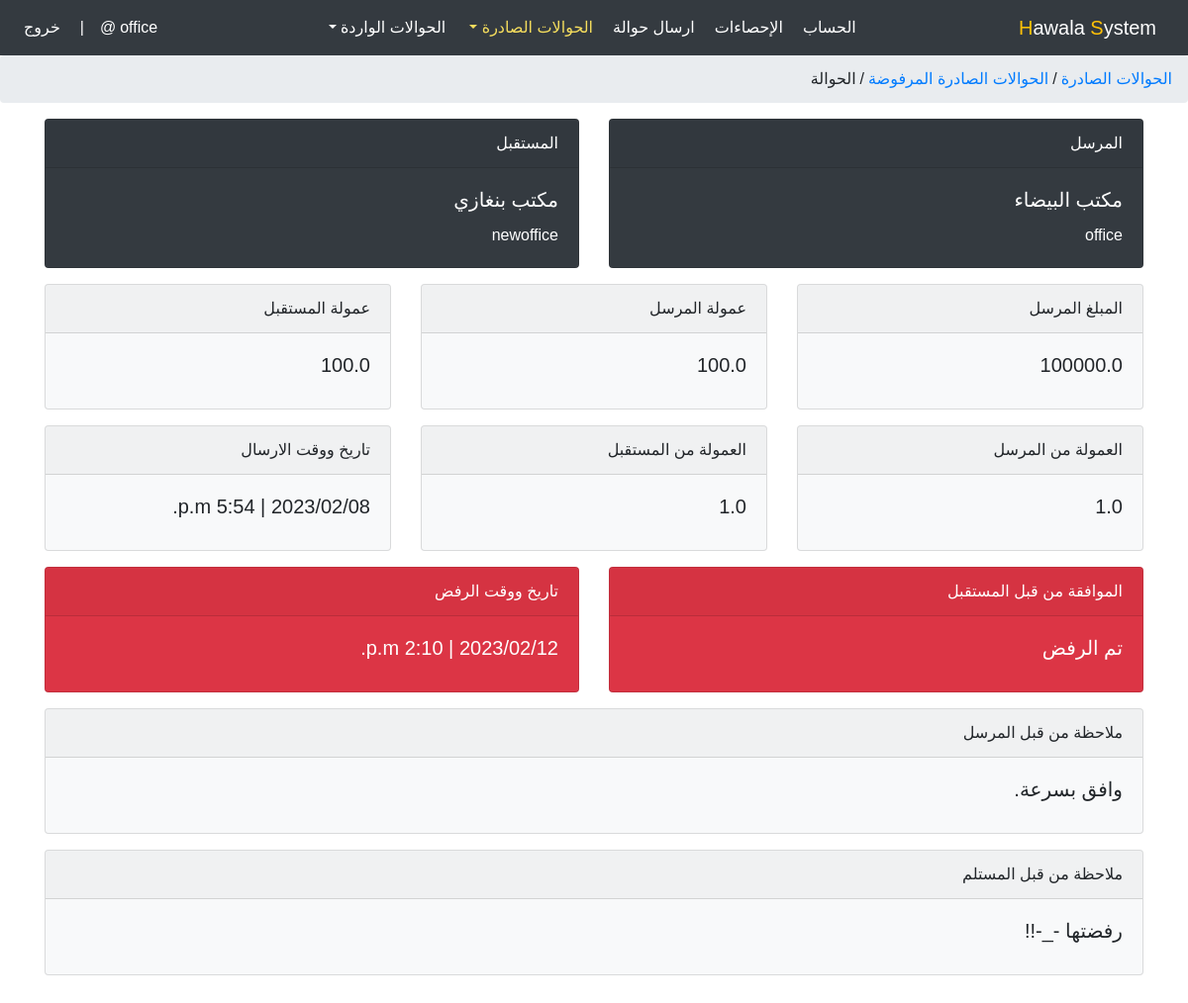
/office/outgoingMoneyOrder/1 (signed in), run on the app's committed database.
### account/models.py (models this page shows, shortened)
class TblUser(AbstractUser):
    user_type = models.PositiveIntegerField(choices=USER_TYPE)

class TblOfficeUser(models.Model):
    user = models.OneToOneField(TblUser, on_delete=models.CASCADE, primary_key=True)
    name = models.CharField(max_length=100)
    bio = models.TextField(max_length=1500, null=True, blank=True)
    email = models.EmailField()
    special_phone = models.CharField(max_length=14)
    city = models.PositiveIntegerField(choices=CITY_CHOICES, default=1)
    address = models.CharField(max_length=100)
    url_address = models.CharField(max_length=200)
    create_at = models.DateTimeField(auto_now_add=True)
    update_at = models.DateTimeField(auto_now=True)
    def __str__(self):
        return f'{self.user}'

### office/models.py (models this page shows, shortened)
class TblMoneyTransfer(models.Model):
    sender_office = models.ForeignKey(TblOfficeUser, related_name='from_office', on_delete=models.CASCADE)
    recipient_office = models.ForeignKey(TblOfficeUser, related_name='to_office', on_delete=models.CASCADE)
    sent_amount = models.FloatField(validators=[MinValueValidator(1.0), MaxValueValidator(1000000000.0)])
    sender_commission = models.FloatField(validators=[MinValueValidator(1.0), MaxValueValidator(1000000.0)])
    recipient_commission = models.FloatField(validators=[MinValueValidator(1.0), MaxValueValidator(1000000.0)])
    commission_from_sender = models.FloatField(validators=[MinValueValidator(0.0), MaxValueValidator(1000000.0)])
    commission_from_recipient = models.FloatField(validators=[MinValueValidator(0.0), MaxValueValidator(1000000.0)])
    approval_by_recipient = models.BooleanField(default=False)
    sent_at = models.DateTimeField(auto_now_add=True)
    approval_at = models.DateTimeField(null=True, blank=True)
    rejection_at = models.DateTimeField(null=True, blank=True)
    note = models.TextField(max_length=200, null=True, blank=True)
    rejection = models.BooleanField(default=False)
    note2 = models.TextField(max_length=200, null=True, blank=True)

### office/views.py (the view)
# urls.py: path('outgoingMoneyOrder/<int:money_order_id>', views.outgoingMoneyOrder, name='outgoing-money-order'),
@login_required(login_url='account:logout')
def outgoingMoneyOrder(request, money_order_id):
    if request.user.user_type != is_office:
        return redirect('account:logout')
    outgoing_money_order = get_object_or_404(TblMoneyTransfer, pk=money_order_id, sender_office=request.user.pk)
    print(outgoing_money_order.note)
    context = {
        'parentTitle': 'outgoing-transfers',
        'title': 'outgoing-money-order',
        'outgoing_money_order':outgoing_money_order,
    }
    return render(request, 'office/outgoingTransfers/outgoingMoneyOrder.html', context)

### office/templates/office/outgoingTransfers/outgoingMoneyOrder.html (shortened to what this page needs)
{% extends 'office.html' %}
{% block office-content %}
<ol class="breadcrumb">
    <li><a href="{% url 'office:outgoing-transfers-list' %}">الحوالات الصادرة</a></li>
    <li class="mx-1">/</li>
    {% if outgoing_money_order.approval_by_recipient == True %}
    <li><a href="{% url 'office:done-outgoing-transfers-list' %}">الحوالات الصادرة الموافق عليها</a></li>
    <li class="mx-1">/</li>
    {% elif outgoing_money_order.rejection == True %}
    <li><a href="{% url 'office:rejected-outgoing-transfers-list' %}">الحوالات الصادرة المرفوضة</a></li>
    <li class="mx-1">/</li>
    {% elif outgoing_money_order.approval_by_recipient == False and outgoing_money_order.rejection == False %}
    <li><a href="{% url 'office:waiting-outgoing-transfers-list' %}">الحوالات الصادرة المعلقة</a></li>
    <li class="mx-1">/</li>
    {% endif %}
    <li class="active" aria-current="page">الحوالة</li>
</ol>
<div class="container my-3">
    <div class="row">
        <div class="col-lg-6 col-12">
            <div class="card text-white bg-dark mb-3">
                <div class="card-header">المرسل</div>
                <div class="card-body">
                  <h5 class="card-title">{{outgoing_money_order.sender_office.name}}</h5>
                  <p class="card-text">{{outgoing_money_order.sender_office}}</p>
                </div>
            </div>
        </div>
        <div class="col-lg-6 col-12">
            <div class="card text-white bg-dark mb-3">
                <div class="card-header">المستقبل</div>
                <div class="card-body">
                  <h5 class="card-title">{{outgoing_money_order.recipient_office.name}}</h5>
                  <p class="card-text">{{outgoing_money_order.recipient_office}}</p>
                </div>
            </div>
        </div>
        <div class="col-lg-4 col-12">
            <div class="card bg-light mb-3">
                <div class="card-header">المبلغ المرسل</div>
                <div class="card-body">
                  <h5 class="card-title">{{outgoing_money_order.sent_amount}}</h5>
                </div>
            </div>
        </div>
        <div class="col-lg-4 col-12">
            <div class="card bg-light mb-3">
                <div class="card-header">عمولة المرسل</div>
                <div class="card-body">
                  <h5 class="card-title">{{outgoing_money_order.sender_commission}}</h5>
                </div>
            </div>
        </div>
        <div class="col-lg-4 col-12">
            <div class="card bg-light mb-3">
                <div class="card-header">عمولة المستقبل</div>
                <div class="card-body">
                  <h5 class="card-title">{{outgoing_money_order.recipient_commission}}</h5>
                </div>
            </div>
        </div>
        <div class="col-lg-4 col-12">
            <div class="card bg-light mb-3">
                <div class="card-header">العمولة من المرسل</div>
                <div class="card-body">
                  <h5 class="card-title">{{outgoing_money_order.commission_from_sender}}</h5>
                </div>
            </div>
        </div>
        <div class="col-lg-4 col-12">
            <div class="card bg-light mb-3">
                <div class="card-header">العمولة من المستقبل</div>
                <div class="card-body">
                  <h5 class="card-title">{{outgoing_money_order.commission_from_recipient}}</h5>
                </div>
            </div>
        </div>
        <div class="col-lg-4 col-12">
            <div class="card bg-light mb-3">
                <div class="card-header">تاريخ ووقت الارسال</div>
                <div class="card-body">
                  <h5 class="card-title">{{outgoing_money_order.sent_at.date|date:"Y/m/d"}} | {{outgoing_money_order.sent_at.time}}</h5>
                </div>
            </div>
        </div>
        {% if outgoing_money_order.approval_by_recipient %}
        <div class="col-lg-6 col-12">
            <div class="card bg-success text-white mb-3">
                <div class="card-header">الموافقة من قبل المستقبل</div>
                <div class="card-body">
                    <h5 class="card-title">تمت الموافقة</h5>
                </div>
            </div>
        </div>
        {% elif outgoing_money_order.rejection %}
        <div class="col-lg-6 col-12">
            <div class="card bg-danger text-white mb-3">
                <div class="card-header">الموافقة من قبل المستقبل</div>
                <div class="card-body">
                    <h5 class="card-title">تم الرفض</h5>
                </div>
            </div>
        </div>
        {% endif %}
        {% if outgoing_money_order.approval_by_recipient %}
        <div class="col-lg-6 col-12">
            <div class="card bg-success text-white mb-3">
                <div class="card-header">تاريخ ووقت الموافقة</div>
                <div class="card-body">
                  <h5 class="card-title">{{outgoing_money_order.approval_at.date|date:"Y/m/d"}} | {{outgoing_money_order.approval_at.time}}</h5>
                </div>
            </div>
        </div>
        {% elif outgoing_money_order.rejection %}
        <div class="col-lg-6 col-12">
            <div class="card bg-danger text-white mb-3">
                <div class="card-header">تاريخ ووقت الرفض</div>
                <div class="card-body">
                  <h5 class="card-title">{{outgoing_money_order.rejection_at.date|date:"Y/m/d"}} | {{outgoing_money_order.approval_at.time}}</h5>
                </div>
            </div>
        </div>
        {% endif %}
        <div class="col-12">
            <div class="card bg-light mb-3">
                <div class="card-header">ملاحظة من قبل المرسل</div>
                <div class="card-body">
                  <h5 class="card-title">
                    {% if outgoing_money_order.note %}
                    {{outgoing_money_order.note}}
                    {% else %}
                    //
                    {% endif %}
                  </h5>
                </div>
            </div>
        </div>
        <div class="col-12">
            <div class="card bg-light mb-3">
                <div class="card-header">ملاحظة من قبل المستلم</div>
                <div class="card-body">
                  <h5 class="card-title">
                    {% if outgoing_money_order.note2 %}
                    {{outgoing_money_order.note2}}
                    {% else %}
                    //
                    {% endif %}
                  </h5>
                </div>
            </div>
        </div>
    </div>
</div>
{% endblock %}

### templates/office.html (shortened to what this page needs)
<!DOCTYPE html>
{% load static %}
<html>
<html lang="ar">
<head>
    <link rel="stylesheet" href="{% static 'css/bootstrap.min.css' %}">
    <link rel="stylesheet" href="{% static 'css/office.style6.css' %}">
</head>
<body>
    <nav class="navbar navbar-expand-lg navbar-dark bg-dark">
        <a class="navbar-brand" href="#"><span class="text-warning">H</span>awala <span class="text-warning">S</span>ystem</a>
        <div class="collapse navbar-collapse" id="navbarSupportedContent">
            <ul class="navbar-nav mx-auto">
                <li class="nav-item {% if title == 'office-profile' or parentTitle == 'office-profile' %}active{% endif %}">
                    <a class="nav-link" href="{% url 'office:office-profile' %}">الحساب</a>
                </li>
                <li class="nav-item {% if title == 'office-statistics' %}active{% endif %}">
                    <a class="nav-link" href="{% url 'office:office-statistics' %}">الإحصاءات</a>
                </li>
                <li class="nav-item {% if title == 'office-list' or parentTitle == 'office-list' %}active{% endif %}">
                    <a class="nav-link" href="{% url 'office:office-list' %}">ارسال حوالة</a>
                </li>
                <li class="nav-item dropdown {% if parentTitle == 'outgoing-transfers' %}active{% endif %}">
                    <a class="nav-link dropdown-toggle" href="#" id="navbarDropdown" role="button" data-toggle="dropdown" aria-haspopup="true" aria-expanded="false">
                        الحوالات الصادرة
                    </a>
                </li>
                <li class="nav-item dropdown {% if parentTitle == 'incoming-transfers' %}active{% endif %}">
                    <a class="nav-link dropdown-toggle" href="#" id="navbarDropdown" role="button" data-toggle="dropdown" aria-haspopup="true" aria-expanded="false">
                        الحوالات الواردة
                    </a>
                </li>
            </ul>
            <ul class="navbar-nav">
                <li class="nav-item">
                    <span class="nav-link">{{ request.user.username }}@</span>
                </li>
                <li class="nav-item d-lg-inline-block d-none">
                    <span class="nav-link">|</span>
                </li>
                <li class="nav-item">
                    <a class="nav-link" href="{% url 'account:logout' %}">خروج</a>
                </li>
            </ul>
        </div>
    </nav>
    {% block office-content %}{% endblock %}
</body>
</html>

### static/css/office.style6.css (style rules this page uses)
html { scroll-behavior: smooth; }
body { direction: rtl; text-align: right; font-family: sans-serif; font-size: 1rem; font-weight: 400; line-height: 1.5; }
* { padding: 0; margin: 0; text-decoration: none; box-sizing: border-box; }
a, a:hover { text-decoration: none; cursor: pointer; transition: all 0.5s ease; }
nav.navbar a.navbar-brand { color: white !important; }
nav.navbar .nav-link { color: white !important; }
li.active a.nav-link, li a.nav-link:hover { color: #f5dd5d !important; }

### data on the page
TblUser: user.username "office"
TblMoneyTransfer: sender_office.name "مكتب البيضاء", sender_office "office", recipient_office.name "مكتب بنغازي", recipient_office "newoffice", sent_amount "100000.0", sender_commission "100.0", recipient_commission "100.0", commission_from_sender "1.0", commission_from_recipient "1.0", sent_at.time "5:54 p.m.", approval_at.time "2:10 p.m.", note "وافق بسرعة.", note2 "رفضتها -_-!!"
